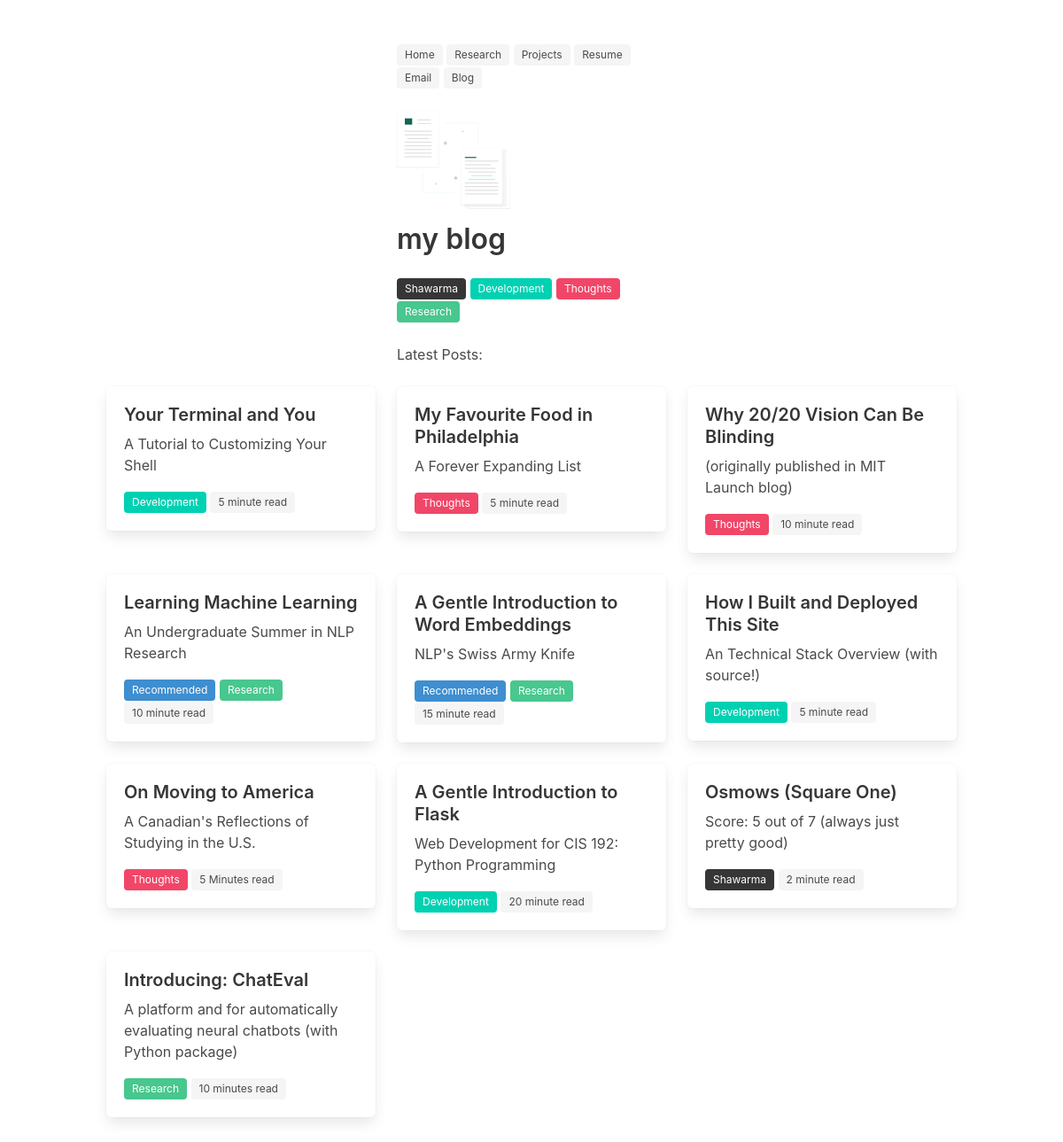
/blog/, run on an earlier commit of the app's database.
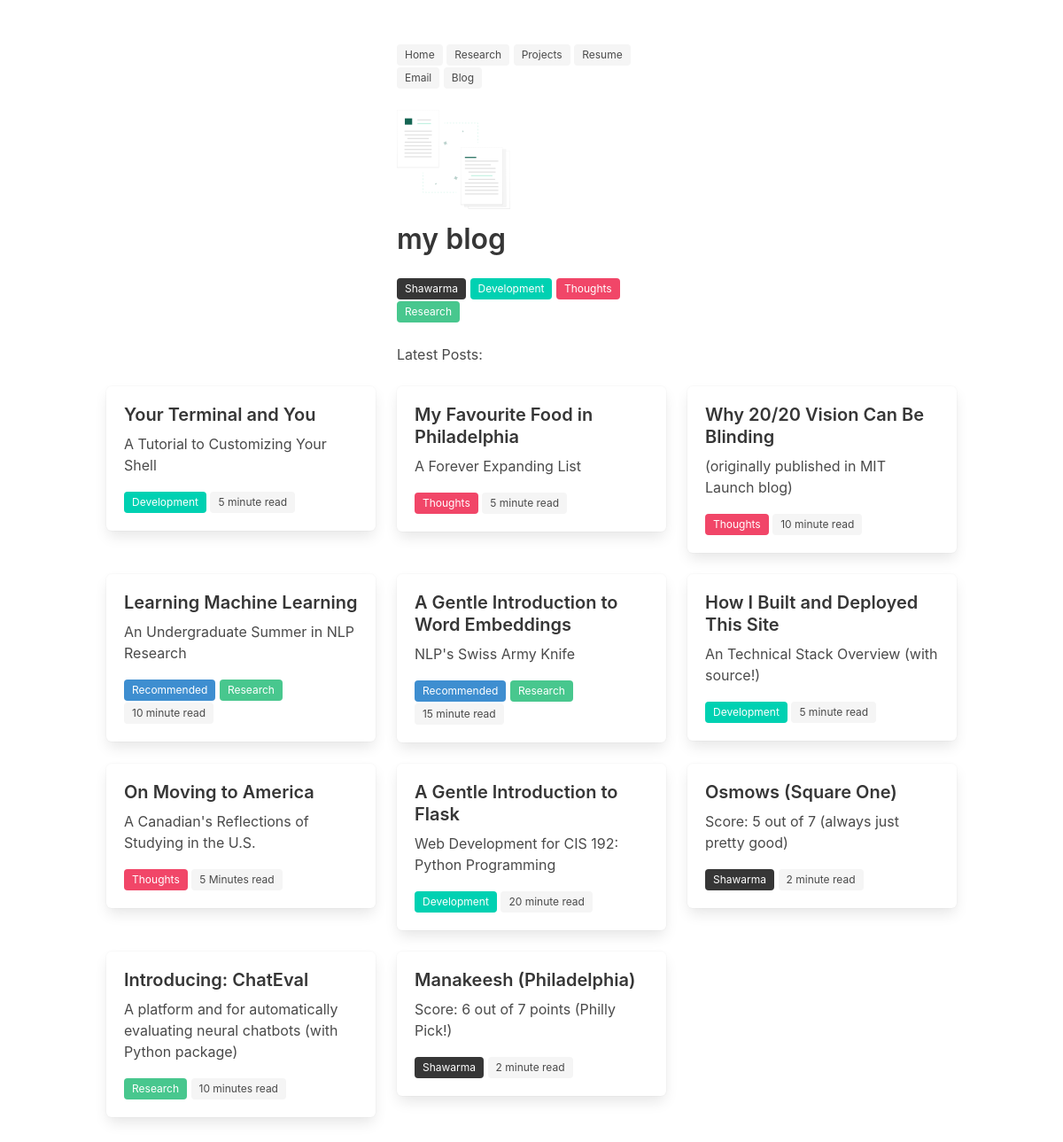
And on a later commit of the database.
### blog/models.py (models this page shows)
class Category(models.Model):
    name = models.CharField(max_length=100)
    bulma_color = models.CharField(max_length=50, null=True, blank=True)
    class Meta:
        db_table = 'Category'

class Post(models.Model):
    id = models.CharField(max_length=50, primary_key=True)
    title = models.CharField(max_length=100)
    subtitle = models.CharField(max_length=100)
    length = models.CharField(max_length=100)
    body = models.TextField()
    category = models.ForeignKey(Category, on_delete=models.DO_NOTHING)
    recommended = models.BooleanField(default=False)
    class Meta:
        db_table = 'Post'

### blog/views.py (the view)
# urls.py: path('blog/', blog, name='blog'),
def blog(request):
    posts = Post.objects.all()
    categories = Category.objects.all()
    return render(request, 'blog.html', {'posts': posts, 'categories': categories, 'select': False})

### about/templates/blog.html (shortened to what this page needs)
{% extends 'base.html' %}
{% load static %}
{% block content %}
  <section class="section">
    <div class="container">
      <div class="columns">
        <div class="column is-one-fourth"> </div>
        <div class="column">
          <nav>
            <a href="/"> <span class="tag is-light"> Home </span> </a>
            <a href="/research"> <span class="tag is-light"> Research </span> </a>
            <a href="/projects"> <span class="tag is-light"> Projects </span> </a>
            <a href="{% static 'resume.pdf' %}"> <span class="tag is-light"> Resume </span> </a>
            <a href="mailto:mail@kirubarajan.com"> <span class="tag is-light"> Email </span> </a>
            <a href="/blog"> <span class="tag is-light"> Blog </span> </a>
            <br> <br>
          </nav>
          <figure class="image is-128x128">
            <img src="{% static 'img/papers.svg' %}">
          </figure>
            <h1 class="title"> my blog </h1>
            {% for category in categories %}
            <a href="/blog/category/{{ category.id }}">
              <span class="tag is-{{ category.bulma_color }}"> {{ category.name }} </span>
            </a>
            {% endfor %}
            <br> <br>
            <p>Latest Posts:</p>
        </div>
        <div class="column is-one-fourth"> </div>
      </div>
      <div class="columns is-multiline">
        {% for post in posts %}
        <div class="column is-one-third">
          <a href="/post/{{post.id}}" >
            <div class="box">
              <article class="media">
                <div class="media-content">
                  <div class="content">
                      <p style="margin-bottom: 0.5rem" class="subtitle"> <strong> {{ post.title }} </strong> </p>
                      <p> {{ post.subtitle }} </p>
                      {% if post.recommended %} <span class="tag is-info"> Recommended </span> {% endif %}
                      <span class="tag is-{{ post.category.bulma_color }}"> {{ post.category.name }} </span>
                      <span class="tag is-light"> {{ post.length }} read </span> <br>
                  </div>
                </div>
              </article>
            </div>
          </a>
        </div>
        <br>
        {% endfor %}
      </div>
    </div>
  </section>
{% endblock %}

What changed in the data, as far as the page shows it:
added Post: title "Manakeesh (Philadelphia)", subtitle "Score: 6 out of 7 points (Philly Pick!)", category.name "Shawarma", length "2 minute"
